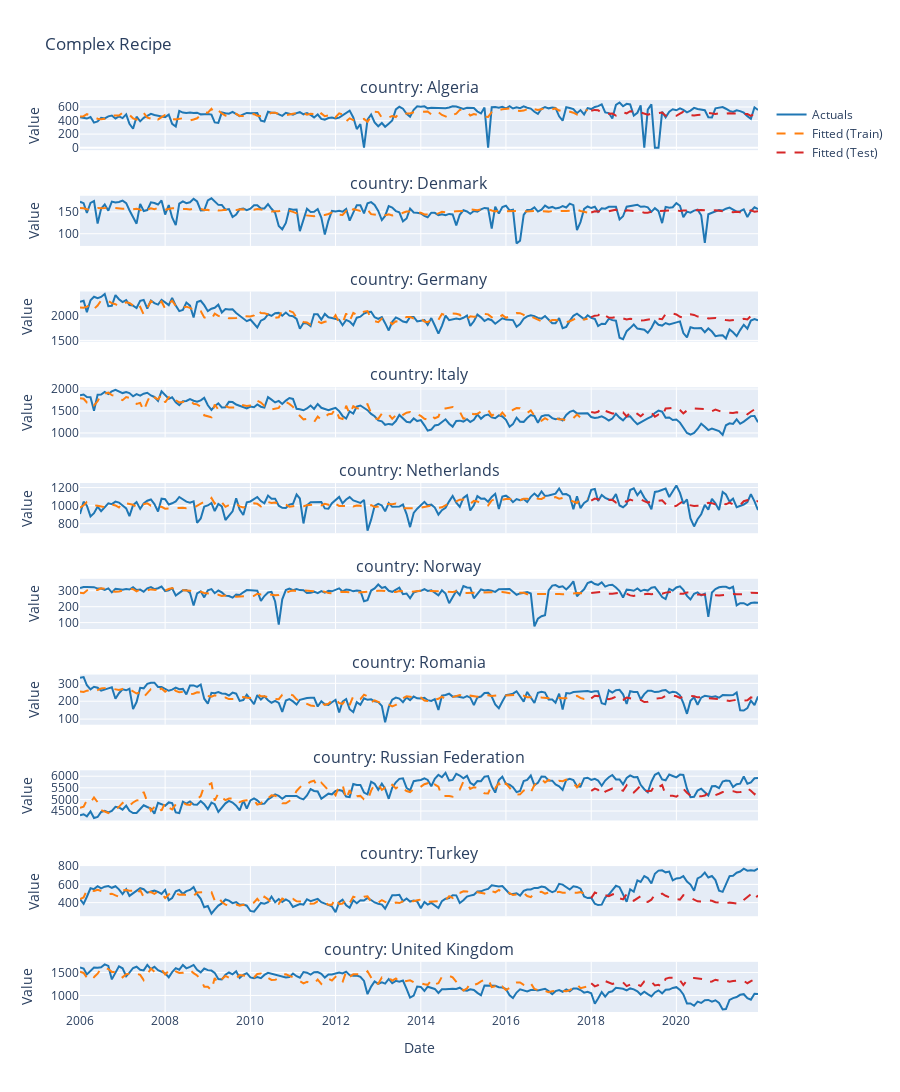

The cell this chart's notebook holds for it:
### Code cell
# Recipe with Kernel PCA (non-linear dimensionality reduction)
rec_kpca = (
    recipe()
    .step_normalize(all_numeric_predictors())
    .step_kpca(all_numeric_predictors(), num_comp=5, kernel='rbf')
)

# Workflow
wf_kpca = (
    workflow()
    .add_recipe(rec_kpca)
    .add_model(linear_reg().set_engine("sklearn"))
)

# Fit and evaluate
fit_kpca = wf_kpca.fit_nested(train_data, group_col='country', per_group_prep=True)
fit_kpca = fit_kpca.evaluate(test_data)

print("✓ Kernel PCA model fitted successfully!")

fit = fit_kpca

outputs, coefs, stats = fit.extract_outputs()

display(outputs)
display(coefs)
display(stats)

# Plot forecast
fig = plot_forecast(fit, title="Complex Recipe")
fig.show()

# Extract preprocessed training data
processed_train = fit.extract_preprocessed_data(train_data, split='train')
processed_test = fit.extract_preprocessed_data(test_data, split='test')    

display(processed_train.tail(10))
display(processed_test.head(10))

display(fit.get_feature_comparison())
